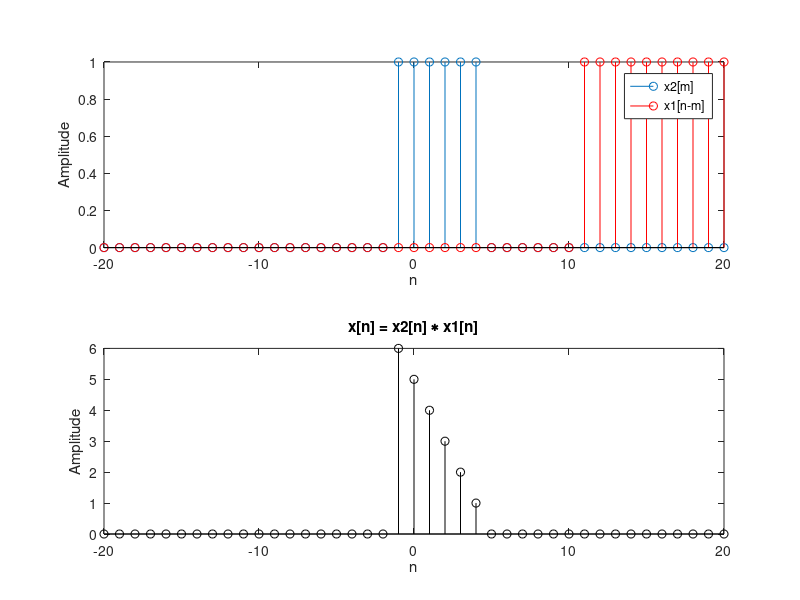

Here is the MATLAB script that generated this plot: (Note: this script raises an error after producing the figure.)
%% Experiment - 2
% Example - 6
clc;
clear;
figure;

%% Input signals
n = -20 : 20;  % Discrete time index
u = ge(n, 0);
u5 = ge(n, 5);
u10 = ge(n, 10);
u_1 = ge(n, -1);

x1 = u - u10;
range_x1 = n(x1 ~= 0);
start_index_x1 = range_x1(1);
end_index_x1 = range_x1(end);

x2 = u_1 - u5;
range_x2 = n(x2 ~= 0);
start_index_x2 = range_x2(1);
end_index_x2 = range_x2(end);

%% Convolution (x1 * x2)
flip_x2 = fliplr(x2);  % x2[-n]
range_flip_x2 = n(flip_x2 ~= 0);
start_index_flip_x2 = range_flip_x2(1);
end_index_flip_x2 = range_flip_x2(end);

flip_x2 = flip_x2(find(start_index_flip_x2 == n) : find(end_index_flip_x2 == n));
x = zeros(1, length(n));

for i = start_index_x1 + start_index_x2 : end_index_x1 + end_index_x2
	temp = zeros(1, length(n));
	temp(find(start_index_x2 + i == n) : find(end_index_x2 + i == n)) = flip_x2;
	s = sum(x1 .* temp);
	x(n == i) = s;
	subplot(211)
	stem(n, x1), hold on, stem(n, temp, 'r'), hold off
	xlabel('n'), ylabel('Amplitude'), legend('x1[m]', 'x2[n-m]')
	subplot(212)
	stem(n, x, 'k')
	xlabel('n'), ylabel('Amplitude'), title('x[n] = x1[n] \ast x2[n]')
	pause(0.5)
end

%% Convolution (x2 * x1)
flip_x1 = fliplr(x1);  % x1[-n]
range_flip_x1 = n(flip_x1 ~= 0);
start_index_flip_x1 = range_flip_x1(1);
end_index_flip_x1 = range_flip_x1(end);

flip_x1 = flip_x1(find(start_index_flip_x1 == n) : find(end_index_flip_x1 == n));
x = zeros(1, length(n));

for i = start_index_x1 + start_index_x2 : end_index_x1 + end_index_x2
	temp = zeros(1, length(n));
	temp(find(start_index_x1 + i == n) : find(end_index_x1 + i == n)) = flip_x1;
	s = sum(x2 .* temp);
	x(n == i) = s;
	subplot(211)
	stem(n, x2), hold on, stem(n, temp, 'r'), hold off
	xlabel('n'), ylabel('Amplitude'), legend('x2[m]', 'x1[n-m]')
	subplot(212)
	stem(n, x, 'k')
	xlabel('n'), ylabel('Amplitude'), title('x[n] = x2[n] \ast x1[n]')
	pause(0.5)
end
